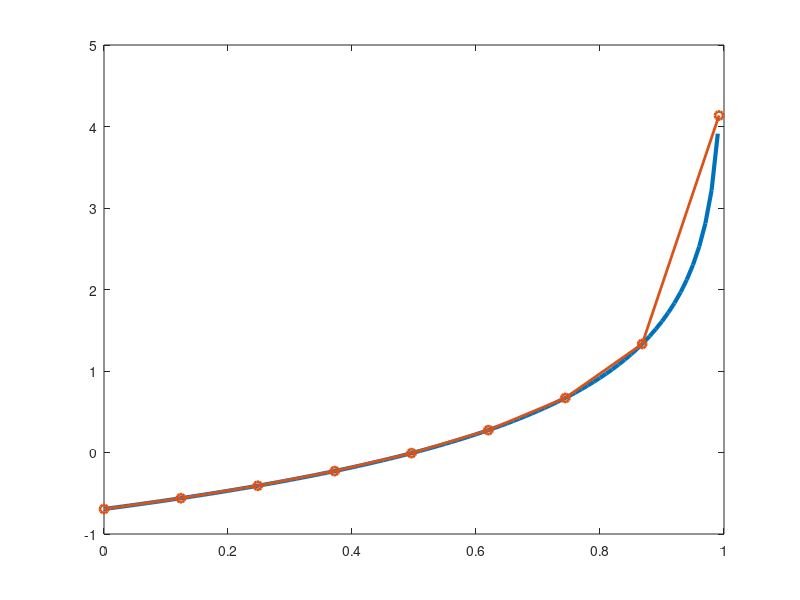
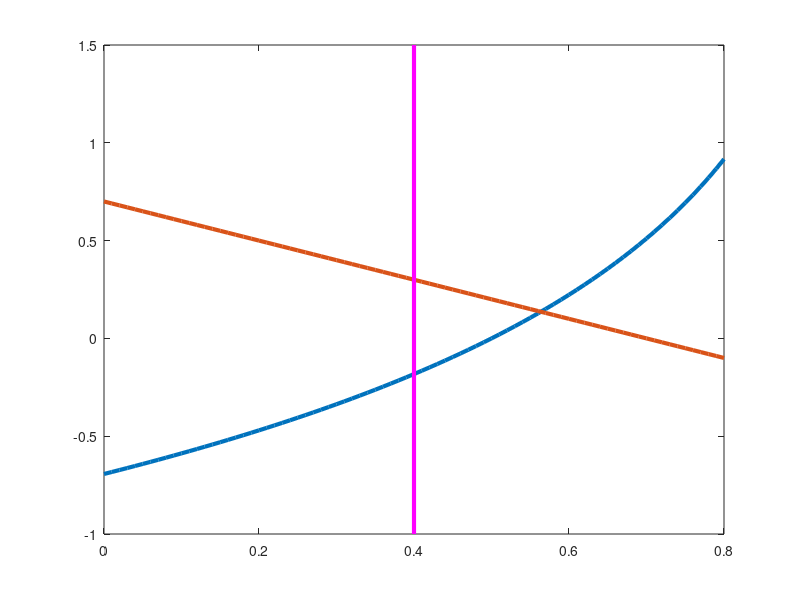
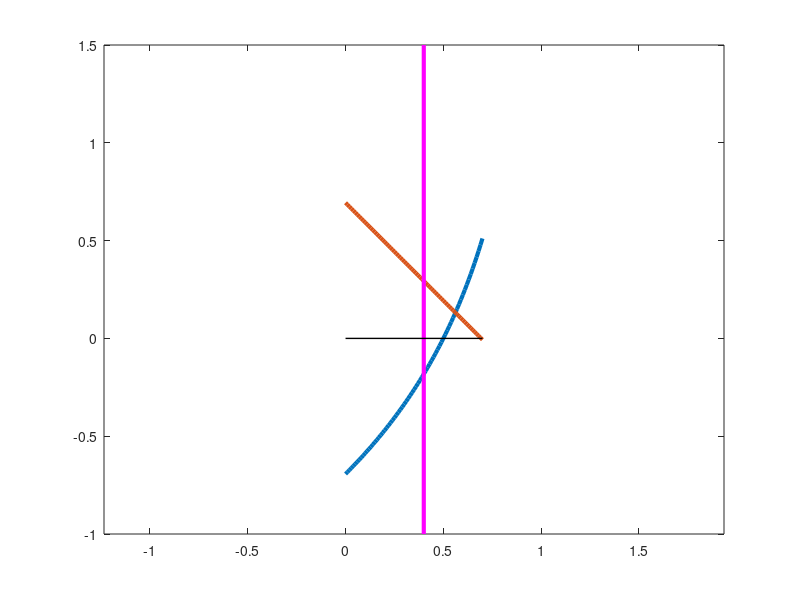
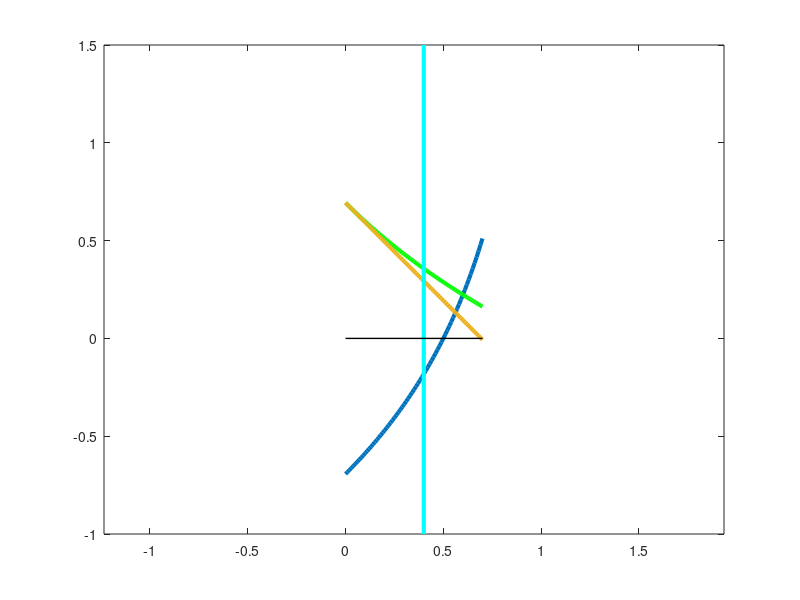

Write MATLAB code to recreate these figures, in order. (Note: this script raises an error after producing the figures.)
x = 0:0.01:1;
y = -log((1-abs(x))/0.5);
figure;
plot(x,y,'LineWidth',3);

hold on;


x = 0:0.124:1;
y = -log((1-abs(x))/0.5);
plot(x,y,'-o','LineWidth',2);

%**********************************************************
x = 0:0.01:0.8;
y = -log((1-abs(x))/0.5);
figure;
plot(x,y,'LineWidth',3)

hold on

x = 0:0.01:0.8;
y = 0.7-x;
plot(x,y,'LineWidth',3)
line([0.4 0.4],[-1 1.5],'LineWidth',3,'Color','m');

%**********************************************************
%draw the region:
sigma=0.5;
SIGMA=2;
k=0.4;

x = 0:0.01:0.7;
y = -log((1-x)/sigma);
figure;
plot(x,y,'LineWidth',3)

hold on

y = log(SIGMA)-x;
plot(x,y,'LineWidth',3)
line([k k],[-1 1.5],'LineWidth',3,'Color','m');
line([0 0.7],[0 0],'LineWidth',1,'Color','k');

axis equal tight 

%draw the region with non-convex part:
% sigma=0.5;
% SIGMA=2;
% k=0.4;

x = 0:0.01:0.7;
y = -log((1-x)/sigma);
figure;
plot(x,y,'LineWidth',3)

hold on
y=-log((1+x)/SIGMA);
plot(x,y,'LineWidth',3,'color','g');
hold on

y = log(SIGMA)-x;
plot(x,y,'LineWidth',3)
line([k k],[-1 1.5],'LineWidth',3,'Color','c');
line([0 0.7],[0 0],'LineWidth',1,'Color','k');

% hold on
% plot(abs(Vg),real(l_gz),'.','Color','r')
% xlabel('abs(V_gz)');
% ylabel('real(L_gz)');

axis equal tight 
%**********************************************************



plot(abs_Vg1,R_l_gz1,'LineWidth',3,'Color','g');
hold on
plot(abs_Vg,R_l_gz,'LineWidth',2,'Color','b');
hold on ;
	x = 0:0.01:0.45;
y = -log((1-abs(x))/0.5);
plot(x,y,'LineWidth',3,'Color','m')

hold on

x = 0:0.01:0.45;
y = 0.7-x;
plot(x,y,'LineWidth',3,'Color','m')
line([0.4 0.4],[-1 1.5],'LineWidth',3,'Color','m');


%*************************************************************


x = 0:0.01:0.45;
y = -log((1-abs(x))/0.5);
plot(x,y,'LineWidth',3,'Color','m')

hold on

x = 0:0.01:0.45;
y = 0.7-x;
plot(x,y,'LineWidth',3,'Color','m')
line([0.4 0.4],[-1 1.5],'LineWidth',3,'Color','m');
hold on
plot(abs_Vg1(234),R_l_gz1(234),'g*');
hold on
plot(abs_Vg(234),R_l_gz(234),'b*');
hold on ;
plot(inputSampleX,inputSampleY,'c*')

%********************************************************
temp=(abs_Vg1-abs_Vg).^2+(R_l_gz1-R_l_gz).^2
[~,I]=max(temp)

%*********************************************************
%draw the region with non-convex part:


x = -0.9:0.01:0.9;
y = -log((1-abs(x))/sigma);
figure;
plot(x,y,'LineWidth',3,'color','g')

hold on
y=-log((1+abs(x))/SIGMA);
plot(x,y,'LineWidth',3,'color','g');
hold on

y = log(SIGMA)-abs(x);
plot(x,y,'LineWidth',3)
line([k k],[-0.7 1.7],'LineWidth',3,'Color','c');
line([-k -k],[-0.7 1.7],'LineWidth',3,'Color','c');
line([-0.9 0.9],[0 0],'LineWidth',1,'Color','k');

hold on

y=m*abs(x)+b;
plot(x,y,'LineWidth',3);

axis equal tight 
%******************************************************
%draw the region:
sigma=0.5;
SIGMA=2;
k=0.4;

x = 0:0.01:0.7;
figure;

hold on

y = log(SIGMA)-x;
plot(x,y,'LineWidth',3)
line([k k],[-1 1.5],'LineWidth',3,'Color','m');
line([0 0.7],[0 0],'LineWidth',1,'Color','k');

hold on

y=m*abs(x)+b;
plot(x,y,'LineWidth',3);

axis equal tight 

%***********************************************************
sigma=0.5;
SIGMA=2;
k=0.4;
crossPointY=log(sigma/(1-k));
m=(crossPointY-log(sigma))/k;
b=log(sigma);

x = 0:0.01:k;
figure;

hold on

y = log(SIGMA)-x;
plot(x,y,'LineWidth',3)
line([k k],[log(sigma)-0.3 log(SIGMA)+0.4],'LineWidth',3);
line([0 0.7],[0 0],'LineWidth',1,'Color','k');

hold on

y=m*x+b;
plot(x,y,'LineWidth',3);

hold on

y=x+log(SIGMA);
plot(x,y,'LineWidth',3,'Color','m');

hold on

y=-x/m+log(sigma);
plot(x,y,'LineWidth',3,'Color','m');

hold on

x = k:0.01:2*k;
y=-x/m+crossPointY+k/m;
plot(x,y,'LineWidth',3,'Color','m');

hold on

y=x+log(SIGMA)-2*k;
plot(x,y,'LineWidth',3,'Color','m');

hold on

y=log(SIGMA)-k;
plot(x,y,'LineWidth',3,'Color','m');

hold on

y=log(sigma/(1-k));
plot(x,y,'LineWidth',3,'Color','m');

axis equal tight 
%***************************************************************
sigma=0.5;
SIGMA=2;
k=0.7;
crossPointX=-(lambertw((sigma/SIGMA)*exp(1))-1);
crossPointY=log(sigma/(1-crossPointX));
m=(crossPointY-log(sigma))/crossPointX;
b=log(sigma);

x = 0:0.01:2*crossPointX;
figure;

hold on

y = log(SIGMA)-x;
plot(x,y,'LineWidth',3)
line([k k],[log(sigma)-0.3 log(SIGMA)+0.4],'LineWidth',1);
line([0 0.7],[0 0],'LineWidth',1,'Color','k');

hold on

y=m*x+b;
plot(x,y,'LineWidth',3);

hold on

x = 0:0.01:crossPointX;
y=x+log(SIGMA);
plot(x,y,'LineWidth',3,'Color','m');

hold on

y=-x/m+log(sigma);
plot(x,y,'LineWidth',3,'Color','m');

hold on

x = crossPointX:0.01:2*crossPointX;
y=x+crossPointY-crossPointX;
plot(x,y,'LineWidth',3,'Color','m');

hold on

y=-x/m+crossPointY+crossPointX/m;
plot(x,y,'LineWidth',3,'Color','m');

axis equal tight 